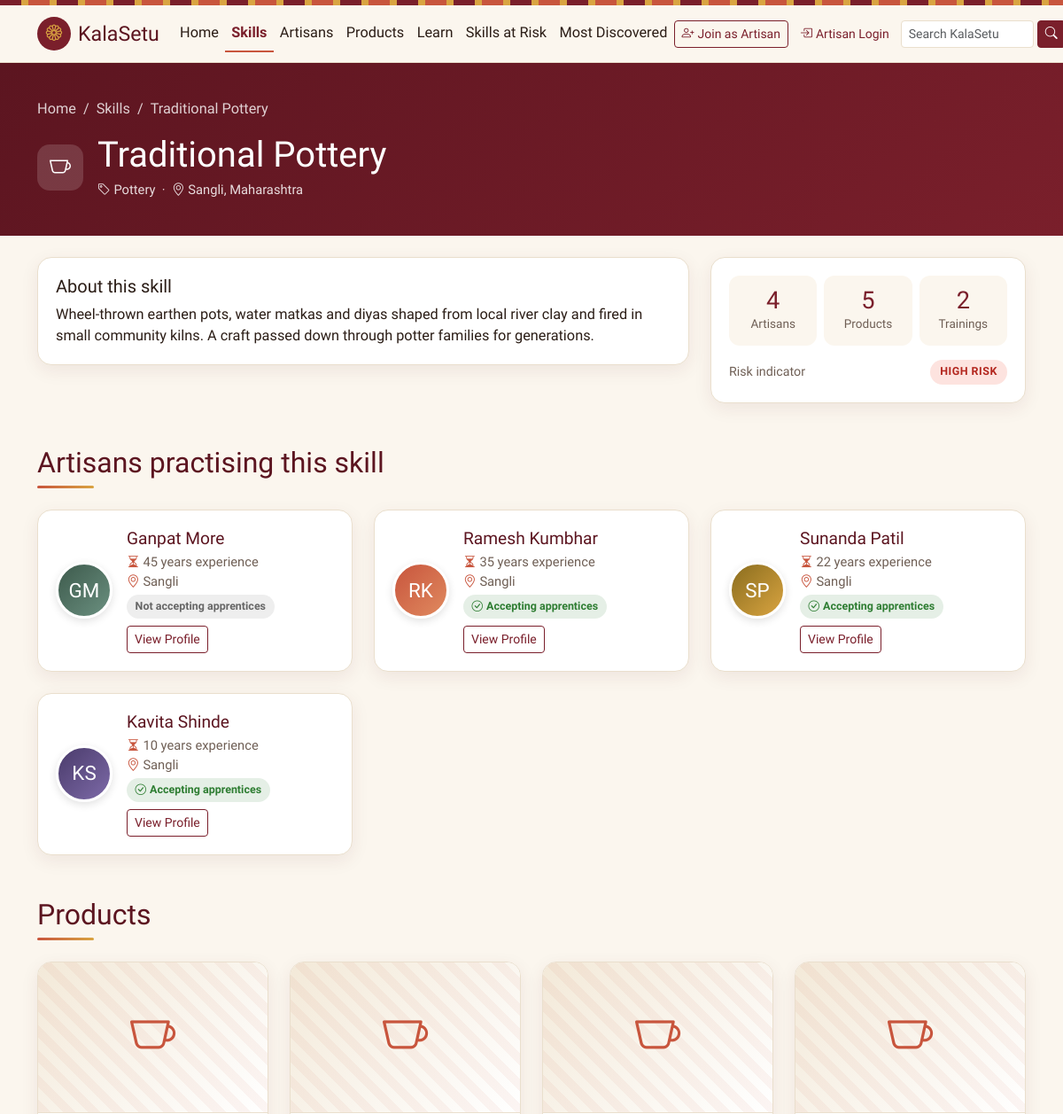
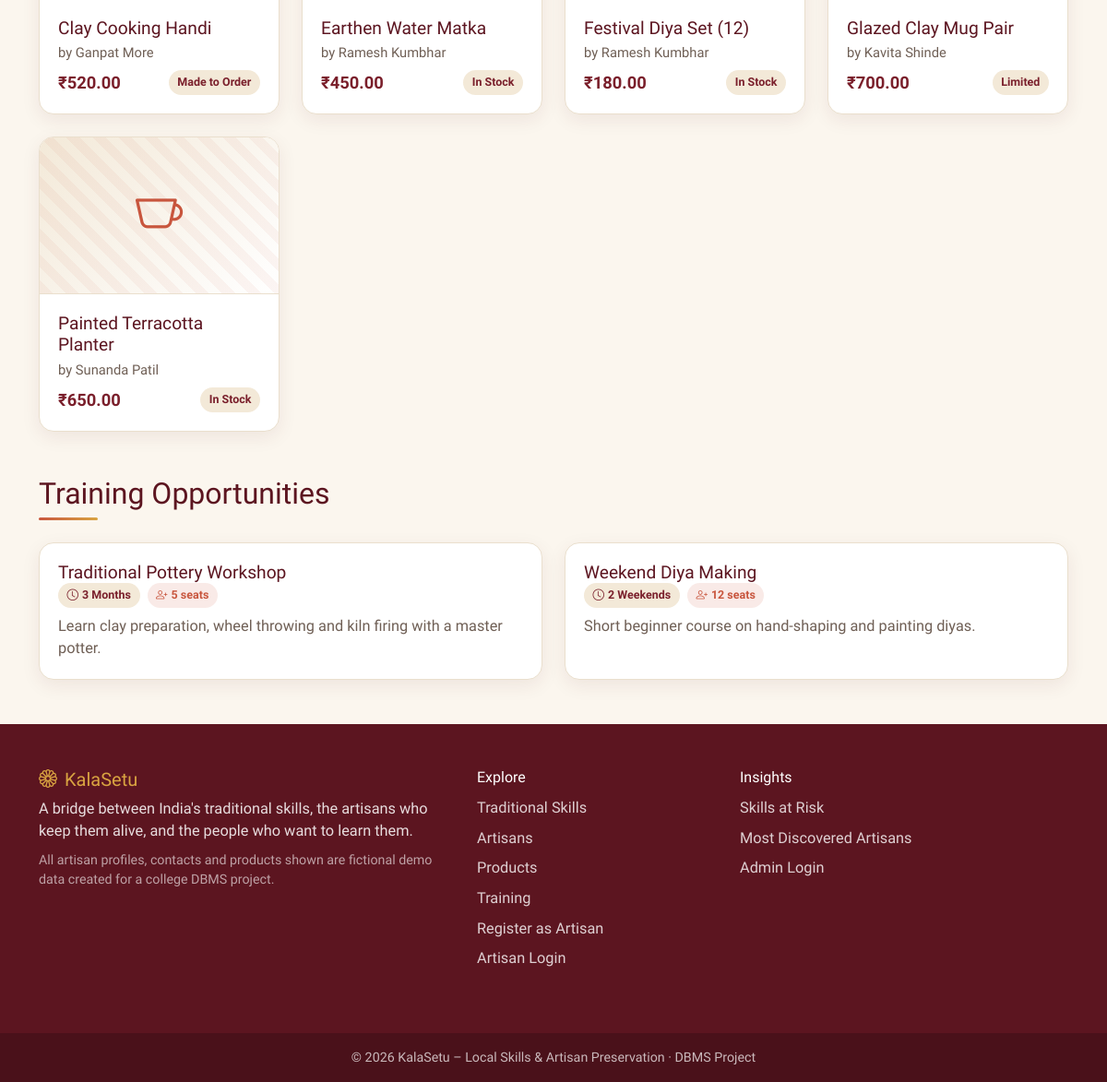
Screenshot of /skill_details.php?id=1 with the database file from the repository (2 pictures, top to bottom).
### tables this page shows
CREATE TABLE skills (
    skill_id    INT PRIMARY KEY AUTO_INCREMENT,
    district_id INT NOT NULL,
    skill_name  VARCHAR(150) NOT NULL,
    category    VARCHAR(100) NOT NULL,
    description TEXT,
    CONSTRAINT fk_skill_district FOREIGN KEY (district_id)
        REFERENCES districts(district_id)
        ON UPDATE CASCADE ON DELETE RESTRICT
);

CREATE TABLE districts (
    district_id   INT PRIMARY KEY AUTO_INCREMENT,
    district_name VARCHAR(100) NOT NULL,
    state         VARCHAR(100) NOT NULL
);

CREATE TABLE artisans (
    artisan_id          INT PRIMARY KEY AUTO_INCREMENT,
    skill_id            INT NOT NULL,
    artisan_name        VARCHAR(150) NOT NULL,
    age                 INT,
    experience          INT,
    bio                 TEXT,
    contact             VARCHAR(100),
    accepts_apprentices BOOLEAN DEFAULT FALSE,
    profile_image       VARCHAR(255),
    CONSTRAINT fk_artisan_skill FOREIGN KEY (skill_id)
        REFERENCES skills(skill_id)
        ON UPDATE CASCADE ON DELETE RESTRICT
);

CREATE TABLE products (
    product_id   INT PRIMARY KEY AUTO_INCREMENT,
    artisan_id   INT NOT NULL,
    product_name VARCHAR(150) NOT NULL,
    description  TEXT,
    price        DECIMAL(10,2),
    availability VARCHAR(50),
    image        VARCHAR(255),
    CONSTRAINT fk_product_artisan FOREIGN KEY (artisan_id)
        REFERENCES artisans(artisan_id)
        ON UPDATE CASCADE ON DELETE CASCADE
);

CREATE TABLE training (
    training_id     INT PRIMARY KEY AUTO_INCREMENT,
    skill_id        INT NOT NULL,
    training_name   VARCHAR(150) NOT NULL,
    duration        VARCHAR(100),
    available_seats INT,
    description     TEXT,
    CONSTRAINT fk_training_skill FOREIGN KEY (skill_id)
        REFERENCES skills(skill_id)
        ON UPDATE CASCADE ON DELETE CASCADE
);

### skill_details.php (the view, shortened to what this page needs)
<?php
require 'config/database.php';
require 'includes/functions.php';
$root = '';
$id = get_int('id');
$stmt = $pdo->prepare("
    SELECT s.*, d.district_name, d.state
    FROM skills s
    INNER JOIN districts d ON s.district_id = d.district_id
    WHERE s.skill_id = ?
");
$stmt->execute([$id]);
$skill = $stmt->fetch();
$stmt = $pdo->prepare("
    SELECT a.artisan_id, a.artisan_name, a.experience, a.accepts_apprentices, a.profile_image
    FROM artisans a
    WHERE a.skill_id = ?
    ORDER BY a.experience DESC
");
$stmt->execute([$id]);
$artisans = $stmt->fetchAll();
$stmt = $pdo->prepare("
    SELECT p.*, a.artisan_name, s.category
    FROM products p
    INNER JOIN artisans a ON p.artisan_id = a.artisan_id
    INNER JOIN skills s   ON a.skill_id = s.skill_id
    WHERE s.skill_id = ?
    ORDER BY p.product_name
");
$stmt->execute([$id]);
$products = $stmt->fetchAll();
$stmt = $pdo->prepare("SELECT * FROM training WHERE skill_id = ? ORDER BY training_name");
$stmt->execute([$id]);
$trainings = $stmt->fetchAll();
$risk = risk_level(count($artisans));
include 'includes/header.php';
?>
<section class="detail-hero">
    <div class="container">
        <nav aria-label="breadcrumb"><ol class="breadcrumb mb-3">
            <li class="breadcrumb-item"><a href="index.php">Home</a></li>
            <li class="breadcrumb-item"><a href="skills.php">Skills</a></li>
            <li class="breadcrumb-item active" aria-current="page"><?= e($skill['skill_name']) ?></li>
        </ol></nav>
        <div class="d-flex flex-wrap align-items-center gap-3">
            <span class="skill-icon" style="background:rgba(255,255,255,.15);color:#fff"><i class="bi <?= category_icon($skill['category']) ?>"></i></span>
            <div>
                <h1 class="mb-1"><?= e($skill['skill_name']) ?></h1>
                <div class="meta-line">
                    <i class="bi bi-tag"></i> <?= e($skill['category']) ?> &nbsp;·&nbsp;
                    <i class="bi bi-geo-alt"></i> <?= e($skill['district_name']) ?>, <?= e($skill['state']) ?>
                </div>
            </div>
        </div>
    </div>
</section>
<div class="container mt-4">
    <div class="row g-4">
        <div class="col-lg-8">
            <div class="ks-card static"><div class="card-body">
                <h2 class="h5">About this skill</h2>
                <p class="mb-0"><?= nl2br(e($skill['description'])) ?></p>
            </div></div>
        </div>
        <div class="col-lg-4">
            <div class="ks-card static"><div class="card-body">
                <div class="row g-2">
                    <div class="col-4"><div class="info-tile"><div class="num"><?= count($artisans) ?></div><div class="lbl">Artisans</div></div></div>
                    <div class="col-4"><div class="info-tile"><div class="num"><?= count($products) ?></div><div class="lbl">Products</div></div></div>
                    <div class="col-4"><div class="info-tile"><div class="num"><?= count($trainings) ?></div><div class="lbl">Trainings</div></div></div>
                </div>
                <div class="mt-3 d-flex justify-content-between align-items-center">
                    <span class="small text-muted-ks">Risk indicator</span>
                    <a href="at_risk.php" class="risk-pill <?= $risk['class'] ?> text-decoration-none"><?= $risk['label'] ?></a>
                </div>
            </div></div>
        </div>
    </div>
    <h2 class="section-title mt-5">Artisans practising this skill</h2>
    <div class="row g-4">
        <?php foreach ($artisans as $a): ?>
        <div class="col-sm-6 col-lg-4">
            <div class="ks-card"><div class="card-body d-flex gap-3 align-items-center">
                <?= artisan_avatar($a, $root) ?>
                <div class="flex-grow-1">
                    <h3 class="card-title h5 mb-1"><?= e($a['artisan_name']) ?></h3>
                    <div class="meta-line"><i class="bi bi-hourglass-split"></i> <?= (int) $a['experience'] ?> years experience</div>
                    <div class="meta-line"><i class="bi bi-geo-alt"></i> <?= e($skill['district_name']) ?></div>
                    <?php if ($a['accepts_apprentices']): ?>
                        <span class="ks-badge green mt-1"><i class="bi bi-check-circle"></i>Accepting apprentices</span>
                    <?php else: ?>
                        <span class="ks-badge grey mt-1">Not accepting apprentices</span>
                    <?php endif; ?>
                    <div class="mt-2"><a href="artisan_details.php?id=<?= (int) $a['artisan_id'] ?>" class="btn btn-sm btn-outline-maroon">View Profile</a></div>
                </div>
            </div></div>
        </div>
        <?php endforeach; ?>
    </div>
    <h2 class="section-title mt-5">Products</h2>
    <div class="row g-4">
        <?php foreach ($products as $p): ?>
        <div class="col-sm-6 col-lg-3">
            <div class="ks-card">
                <?= product_image($p, $root) ?>
                <div class="card-body">
                    <h3 class="card-title h6 mb-1"><?= e($p['product_name']) ?></h3>
                    <div class="meta-line mb-2">by <?= e($p['artisan_name']) ?></div>
                    <div class="d-flex justify-content-between align-items-center">
                        <span class="price"><?= format_price($p['price']) ?></span>
                        <span class="ks-badge"><?= e($p['availability']) ?></span>
                    </div>
                </div>
            </div>
        </div>
        <?php endforeach; ?>
    </div>
    <h2 class="section-title mt-5">Training Opportunities</h2>
    <div class="row g-4">
        <?php foreach ($trainings as $t): ?>
        <div class="col-md-6">
            <div class="ks-card"><div class="card-body">
                <h3 class="card-title h5"><?= e($t['training_name']) ?></h3>
                <div class="d-flex gap-2 flex-wrap mb-2">
                    <span class="ks-badge"><i class="bi bi-clock"></i><?= e($t['duration']) ?></span>
                    <span class="ks-badge terracotta"><i class="bi bi-person-plus"></i><?= (int) $t['available_seats'] ?> seats</span>
                </div>
                <p class="text-muted-ks mb-0"><?= e($t['description']) ?></p>
            </div></div>
        </div>
        <?php endforeach; ?>
    </div>
</div>
<?php include 'includes/footer.php'; ?>

### includes/functions.php (shortened to what this page needs)
<?php
function e($value): string
{
    return htmlspecialchars((string) $value, ENT_QUOTES, 'UTF-8');
}
function risk_level(int $count): array
{
    if ($count < 10) {
        return ['label' => 'HIGH RISK', 'class' => 'risk-high'];
    }
    return ['label' => 'LOW RISK', 'class' => 'risk-low'];
}
function category_icon(?string $category): string
{
    $map = [
        'Pottery'             => 'bi-cup',
        'Craft'               => 'bi-basket',
        'Leather'             => 'bi-bag',
        'Jewellery'           => 'bi-gem',
        'Folk Art'            => 'bi-brush',
        'Textile'             => 'bi-scissors',
        'Woodwork'            => 'bi-tree',
        'Metal Craft'         => 'bi-hammer',
        'Musical Instruments' => 'bi-music-note-beamed',
    ];
    return $map[$category] ?? 'bi-palette';
}
function initials(string $name): string
{
    $parts = preg_split('/\s+/', trim($name));
    $first = mb_substr($parts[0] ?? '', 0, 1);
    $last  = count($parts) > 1 ? mb_substr(end($parts), 0, 1) : '';
    return mb_strtoupper($first . $last);
}
function artisan_avatar(array $a, string $root, string $size = ''): string
{
    $cls = 'avatar' . ($size ? ' avatar-' . $size : '');
    $tone = ((int) ($a['artisan_id'] ?? 0)) % 5;
    return '<div class="' . $cls . ' avatar-tone-' . $tone . '" aria-hidden="true">' . e(initials($a['artisan_name'])) . '</div>';
}
function product_image(array $p, string $root): string
{
    return '<div class="product-placeholder"><i class="bi ' . category_icon($p['category'] ?? null) . '"></i></div>';
}
function format_price($price): string
{
    return '₹' . number_format((float) $price, 2);
}

### assets/css/style.css (style rules this page uses)
:root { --ks-cream: #fbf6ee; --ks-cream-dark: #f3e9d8; --ks-maroon: #7a1f2b; --ks-maroon-dark: #5c1520; --ks-terracotta: #c8553d; --ks-gold: #d9a441; --ks-text: #2b1d16; --ks-muted: #6f5f55; --ks-card: #ffffff; --ks-border: #eadfcd; --ks-shadow: 0 6px 20px rgba(92, 21, 32, 0.08); --ks-shadow-hover: 0 12px 28px rgba(92, 21, 32, 0.14); --ks-radius: 16px; }
body { background: var(--ks-cream); color: var(--ks-text); font-family: 'Mukta', system-ui, -apple-system, 'Segoe UI', sans-serif; font-size: 1.02rem; }
h1, h2, h3, h4, .display-font, .navbar-brand { font-family: 'Marcellus', Georgia, serif; color: var(--ks-maroon-dark); }
a { color: var(--ks-maroon); }
.text-muted-ks { color: var(--ks-muted) !important; }
.btn-outline-maroon { border: 1px solid var(--ks-maroon); color: var(--ks-maroon); background: transparent; }
.breadcrumb a { text-decoration: none; }
.section-title { position: relative; padding-bottom: .6rem; margin-bottom: 1.5rem; }
.section-title::after { content: ''; position: absolute; left: 0; bottom: 0; width: 64px; height: 3px; border-radius: 3px; background: linear-gradient(90deg, var(--ks-terracotta), var(--ks-gold)); }
.ks-card { background: var(--ks-card); border: 1px solid var(--ks-border); border-radius: var(--ks-radius); box-shadow: var(--ks-shadow); transition: transform .2s ease, box-shadow .2s ease; height: 100%; overflow: hidden; }
.ks-card .card-body { padding: 1.25rem; }
.ks-card .card-title { font-family: 'Marcellus', serif; color: var(--ks-maroon-dark); font-size: 1.2rem; }
.ks-card.static { height: auto; }
.skill-icon { width: 52px; height: 52px; border-radius: 14px; display: inline-flex; align-items: center; justify-content: center; background: var(--ks-cream-dark); color: var(--ks-terracotta); font-size: 1.5rem; }
.ks-badge { display: inline-flex; align-items: center; gap: .25rem; font-size: .78rem; font-weight: 600; padding: .25rem .6rem; border-radius: 999px; background: var(--ks-cream-dark); color: var(--ks-maroon); }
.ks-badge.terracotta { background: rgba(200, 85, 61, .12); color: var(--ks-terracotta); }
.ks-badge.green { background: rgba(46, 125, 50, .12); color: #2e7d32; }
.ks-badge.grey { background: #eee; color: #666; }
.meta-line { color: var(--ks-muted); font-size: .92rem; }
.meta-line i { color: var(--ks-terracotta); }
.avatar { width: 64px; height: 64px; border-radius: 50%; flex-shrink: 0; display: inline-flex; align-items: center; justify-content: center; font-family: 'Marcellus', serif; font-size: 1.4rem; color: #fff; border: 3px solid #fff; box-shadow: 0 3px 10px rgba(0,0,0,.12); }
.avatar-tone-1 { background: linear-gradient(135deg, #c8553d, #e08a5f); }
.avatar-tone-2 { background: linear-gradient(135deg, #8a6d1e, #d9a441); }
.avatar-tone-3 { background: linear-gradient(135deg, #3d5a4c, #6b9080); }
.avatar-tone-4 { background: linear-gradient(135deg, #4a3b6b, #7d6aa8); }
.product-placeholder, .product-img { height: 170px; width: 100%; object-fit: cover; }
.product-placeholder { display: flex; align-items: center; justify-content: center; background: repeating-linear-gradient(45deg, rgba(200,85,61,.06) 0 10px, transparent 10px 20px), linear-gradient(135deg, var(--ks-cream-dark), #fff); color: var(--ks-terracotta); font-size: 3.2rem; border-bottom: 1px solid var(--ks-border); }
.price { font-weight: 700; color: var(--ks-maroon); font-size: 1.15rem; }
.risk-pill { font-weight: 700; font-size: .78rem; letter-spacing: .04em; padding: .3rem .7rem; border-radius: 999px; white-space: nowrap; }
.risk-high { background: #fde3df; color: #b3261e; }
.detail-hero { background: linear-gradient(135deg, var(--ks-maroon-dark), var(--ks-maroon)); color: #fff; padding: 2.5rem 0; }
.detail-hero h1 { color: #fff; }
.detail-hero .meta-line, .detail-hero .meta-line i { color: rgba(255,255,255,.85); }
.detail-hero .breadcrumb-item a, .detail-hero .breadcrumb-item.active, .detail-hero .breadcrumb-item + .breadcrumb-item::before { color: rgba(255,255,255,.8); }
.info-tile { background: var(--ks-cream); border-radius: 12px; padding: .9rem 1rem; text-align: center; }
.info-tile .num { font-family: 'Marcellus', serif; font-size: 1.7rem; color: var(--ks-maroon); line-height: 1.1; }
.info-tile .lbl { font-size: .85rem; color: var(--ks-muted); }

### rows the page displays
skills: skill_name "Traditional Pottery", category "Pottery", district.district_name "Sangli", district.state "Maharashtra", description "Wheel-thrown earthen pots, water matkas and diyas shaped from local river clay and fired in small community kilns. A craft passed down through potter families for generations."
artisans: artisan_name "GM", artisan_name "Ganpat More", experience "45", accepts_apprentices "Not accepting apprentices"
districts: district_name "Sangli"
artisans: artisan_name "RK", artisan_name "Ramesh Kumbhar", experience "35", accepts_apprentices 1 (drawn)
artisans: artisan_name "SP", artisan_name "Sunanda Patil", experience "22", accepts_apprentices 1 (drawn)
artisans: artisan_name "KS", artisan_name "Kavita Shinde", experience "10", accepts_apprentices 1 (drawn)
products: product_name "Clay Cooking Handi", artisan.artisan_name "Ganpat More", price "₹520.00", availability "Made to Order"
products: product_name "Earthen Water Matka", artisan.artisan_name "Ramesh Kumbhar", price "₹450.00", availability "In Stock"
products: product_name "Festival Diya Set (12)", artisan.artisan_name "Ramesh Kumbhar", price "₹180.00", availability "In Stock"
products: product_name "Glazed Clay Mug Pair", artisan.artisan_name "Kavita Shinde", price "₹700.00", availability "Limited"
products: product_name "Painted Terracotta Planter", artisan.artisan_name "Sunanda Patil", price "₹650.00", availability "In Stock"
training: training_name "Traditional Pottery Workshop", duration "3 Months", available_seats "5", description "Learn clay preparation, wheel throwing and kiln firing with a master potter."
training: training_name "Weekend Diya Making", duration "2 Weekends", available_seats "12", description "Short beginner course on hand-shaping and painting diyas."

### other values shown
$label "Home Skills Artisans Products Learn Skills at Risk Most Discovered"
count($artisans) "4"
count($products) "5"
count($trainings) "2"
$risk['label'] "HIGH RISK"
